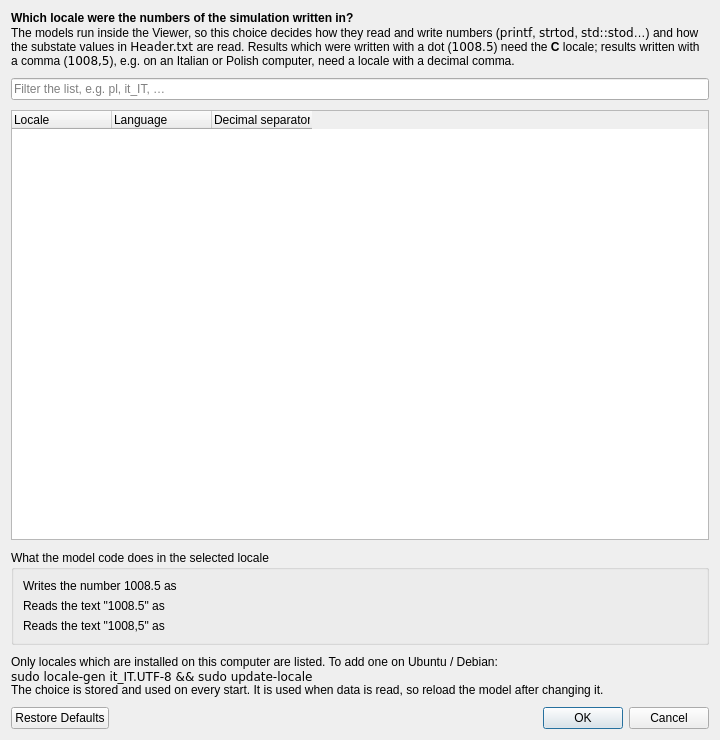
<?xml version="1.0" encoding="UTF-8"?>
<ui version="4.0">
 <class>LocaleSettingsDialog</class>
 <widget class="QDialog" name="LocaleSettingsDialog">
  <property name="geometry">
   <rect>
    <x>0</x>
    <y>0</y>
    <width>720</width>
    <height>740</height>
   </rect>
  </property>
  <property name="minimumSize">
   <size>
    <width>680</width>
    <height>680</height>
   </size>
  </property>
  <property name="windowTitle">
   <string>Number Locale</string>
  </property>
  <layout class="QVBoxLayout" name="mainLayout">
   <property name="spacing">
    <number>10</number>
   </property>
   <item>
    <widget class="QLabel" name="introLabel">
     <property name="text">
      <string>&lt;b&gt;Which locale were the numbers of the simulation written in?&lt;/b&gt;&lt;br&gt;The models run inside the Viewer, so this choice decides how they read and write numbers (&lt;code&gt;printf&lt;/code&gt;, &lt;code&gt;strtod&lt;/code&gt;, &lt;code&gt;std::stod&lt;/code&gt;…) and how the substate values in &lt;code&gt;Header.txt&lt;/code&gt; are read. Results which were written with a dot (&lt;code&gt;1008.5&lt;/code&gt;) need the &lt;b&gt;C&lt;/b&gt; locale; results written with a comma (&lt;code&gt;1008,5&lt;/code&gt;), e.g. on an Italian or Polish computer, need a locale with a decimal comma.</string>
     </property>
     <property name="textFormat">
      <enum>Qt::RichText</enum>
     </property>
     <property name="wordWrap">
      <bool>true</bool>
     </property>
    </widget>
   </item>
   <item>
    <widget class="QLineEdit" name="filterEdit">
     <property name="placeholderText">
      <string>Filter the list, e.g. pl, it_IT, …</string>
     </property>
     <property name="clearButtonEnabled">
      <bool>true</bool>
     </property>
    </widget>
   </item>
   <item>
    <widget class="QTreeWidget" name="localeTree">
     <property name="minimumSize">
      <size>
       <width>0</width>
       <height>240</height>
      </size>
     </property>
     <property name="alternatingRowColors">
      <bool>true</bool>
     </property>
     <property name="selectionMode">
      <enum>QAbstractItemView::SingleSelection</enum>
     </property>
     <property name="rootIsDecorated">
      <bool>false</bool>
     </property>
     <property name="uniformRowHeights">
      <bool>true</bool>
     </property>
     <attribute name="headerStretchLastSection">
      <bool>false</bool>
     </attribute>
     <column>
      <property name="text">
       <string>Locale</string>
      </property>
     </column>
     <column>
      <property name="text">
       <string>Language</string>
      </property>
     </column>
     <column>
      <property name="text">
       <string>Decimal separator</string>
      </property>
     </column>
    </widget>
   </item>
   <item>
    <widget class="QGroupBox" name="previewGroupBox">
     <property name="title">
      <string>What the model code does in the selected locale</string>
     </property>
     <layout class="QFormLayout" name="previewLayout">
      <item row="0" column="0">
       <widget class="QLabel" name="writesCaption">
        <property name="text">
         <string>Writes the number 1008.5 as</string>
        </property>
       </widget>
      </item>
      <item row="0" column="1">
       <widget class="QLabel" name="writesLabel">
        <property name="textFormat">
         <enum>Qt::RichText</enum>
        </property>
       </widget>
      </item>
      <item row="1" column="0">
       <widget class="QLabel" name="readsDotCaption">
        <property name="text">
         <string>Reads the text "1008.5" as</string>
        </property>
       </widget>
      </item>
      <item row="1" column="1">
       <widget class="QLabel" name="readsDotLabel">
        <property name="textFormat">
         <enum>Qt::RichText</enum>
        </property>
       </widget>
      </item>
      <item row="2" column="0">
       <widget class="QLabel" name="readsCommaCaption">
        <property name="text">
         <string>Reads the text "1008,5" as</string>
        </property>
       </widget>
      </item>
      <item row="2" column="1">
       <widget class="QLabel" name="readsCommaLabel">
        <property name="textFormat">
         <enum>Qt::RichText</enum>
        </property>
       </widget>
      </item>
     </layout>
    </widget>
   </item>
   <item>
    <widget class="QLabel" name="hintLabel">
     <property name="text">
      <string>Only locales which are installed on this computer are listed. To add one on Ubuntu / Debian:&lt;br&gt;&lt;code&gt;sudo locale-gen it_IT.UTF-8 &amp;amp;&amp;amp; sudo update-locale&lt;/code&gt;&lt;br&gt;The choice is stored and used on every start. It is used when data is read, so reload the model after changing it.</string>
     </property>
     <property name="textFormat">
      <enum>Qt::RichText</enum>
     </property>
     <property name="wordWrap">
      <bool>true</bool>
     </property>
     <property name="textInteractionFlags">
      <set>Qt::TextSelectableByMouse</set>
     </property>
    </widget>
   </item>
   <item>
    <widget class="QDialogButtonBox" name="buttonBox">
     <property name="orientation">
      <enum>Qt::Horizontal</enum>
     </property>
     <property name="standardButtons">
      <set>QDialogButtonBox::Cancel|QDialogButtonBox::Ok|QDialogButtonBox::RestoreDefaults</set>
     </property>
    </widget>
   </item>
  </layout>
 </widget>
 <tabstops>
  <tabstop>filterEdit</tabstop>
  <tabstop>localeTree</tabstop>
  <tabstop>buttonBox</tabstop>
 </tabstops>
 <resources/>
 <connections>
  <connection>
   <sender>buttonBox</sender>
   <signal>rejected()</signal>
   <receiver>LocaleSettingsDialog</receiver>
   <slot>reject()</slot>
   <hints>
    <hint type="sourcelabel">
     <x>360</x>
     <y>720</y>
    </hint>
    <hint type="destinationlabel">
     <x>360</x>
     <y>370</y>
    </hint>
   </hints>
  </connection>
 </connections>
</ui>
